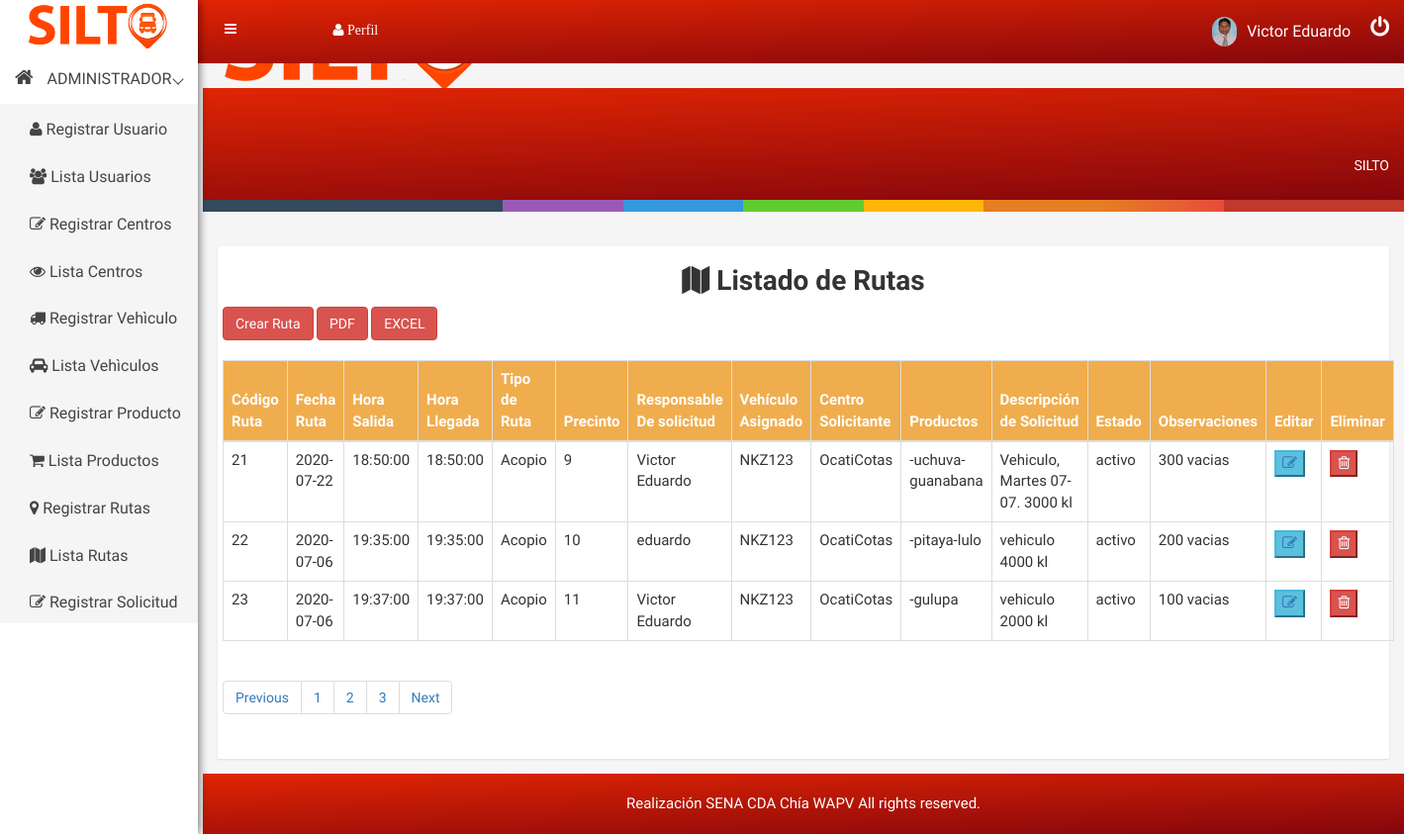
The app's page /ruta (signed in) with its own data.
### tables this page shows
CREATE TABLE `rutas` (
  `id_ruta` int(11) NOT NULL COMMENT 'Identificación de ruta',
  `fecha_ruta` date NOT NULL COMMENT 'Fecha de ruta',
  `hora_salida` time NOT NULL COMMENT 'hora de salida de vehículo de centro',
  `hora_llegada` time NOT NULL COMMENT 'hora de llegada de vehículo a centro',
  `tipo_ruta` varchar(15) NOT NULL COMMENT 'Tipo de ruta solocitada.',
  `precinto` varchar(20) NOT NULL COMMENT 'Numero de presinto del tipo de ruta solicitada.',
  `identificacion` bigint(12) NOT NULL COMMENT 'Identificación de usuario',
  `placa` varchar(11) NOT NULL COMMENT 'Numero de placa de vehiculo.',
  `id_centro` int(11) NOT NULL COMMENT 'Id de centro dirigido la ruta.',
  `variedad_productos` varchar(250) NOT NULL COMMENT 'productos en ruta',
  `id_solicitud` int(11) NOT NULL COMMENT 'id de solicitud',
  `estado` varchar(10) NOT NULL COMMENT 'activa o cancelada',
  `observaciones` varchar(250) NOT NULL COMMENT 'Observaciones de la ruta'
);

CREATE TABLE `usuario` (
  `identificacion` bigint(12) NOT NULL COMMENT 'Identificacion de user',
  `nombre` varchar(20) NOT NULL COMMENT 'Nombre de usuario',
  `apellido` varchar(22) NOT NULL COMMENT 'Apellido  de usuario',
  `email` varchar(38) NOT NULL COMMENT 'Email usuario',
  `telefono` varchar(14) NOT NULL COMMENT 'Numero de celular',
  `whatsapp` varchar(2) NOT NULL COMMENT 'Whatsapp',
  `cargo` varchar(13) NOT NULL COMMENT 'Rol de usuario',
  `estado` varchar(9) NOT NULL COMMENT 'Estado del Usuario',
  `fecha_ingreso` date NOT NULL DEFAULT current_timestamp() COMMENT 'Fecha de ingreso usuario.',
  `foto` varchar(300) NOT NULL COMMENT 'Foto de usuario',
  `pass` varchar(255) NOT NULL COMMENT 'Clave de email.'
);

CREATE TABLE `centro` (
  `id_centro` int(11) NOT NULL COMMENT 'Id de centro',
  `nombre` varchar(25) NOT NULL COMMENT 'Nombre  de centro',
  `email` varchar(50) NOT NULL COMMENT 'Email centro',
  `telefono` bigint(14) NOT NULL COMMENT 'Numero cel centro',
  `whatsapp` varchar(2) DEFAULT NULL COMMENT 'Whatsapp de centro',
  `departamento` varchar(25) NOT NULL COMMENT 'Departamento de centro',
  `ciudad` varchar(25) NOT NULL COMMENT 'Ciudad de centro',
  `tipo_centro` varchar(15) NOT NULL COMMENT 'centro o bodega',
  `direccion` varchar(30) NOT NULL COMMENT 'direccion del centro o Bodega',
  `identificacion` bigint(12) NOT NULL COMMENT 'Encargado de centro'
);

CREATE TABLE `solicitud` (
  `id_solicitud` int(11) NOT NULL COMMENT 'Id de la solicitud para la ruta.',
  `fecha_solicitud` date NOT NULL COMMENT 'Fecha de la solicitudde ruta.',
  `descripcion` varchar(250) NOT NULL COMMENT 'Descripcion de la ruta solicitada.',
  `id_centro` int(11) NOT NULL COMMENT 'Centro solicitante',
  `identificacion` bigint(12) NOT NULL COMMENT 'Nombre del encargado de centro.'
);

### libs/view.php (called while the page is built, shortened)
<?php
class View{
    function render($nombre){
        require 'views/' . $nombre . '.php';
    }
}
?>

### controllers/ruta.php (called while the page is built, shortened)
<?php
    class Ruta extends Controller{
        function __construct(){
            $this->view->mensaje="";
        }
        function render(){
            $rutas = $this->view->datos = $this->model->read();
            $this->view->rutas = $rutas;
            $this->view->render('admin/listaruta');
        }
    }
?>

### index.php (called while the page is built, shortened)
<?php
    require 'libs/database.php';
    require 'libs/view.php';
    $app = new App();
?>

### models/rutamodel.php (called while the page is built, shortened)
<?php
    include_once('models/ruta.php');
    class RutaModel extends Model{
        public function read(){
            $items = [];
            try{
                $query = $this->db->connect()->query('SELECT
                rut.id_ruta, rut.fecha_ruta, rut.hora_salida, rut.hora_llegada, rut.tipo_ruta, rut.precinto, usu.nombre as nombreConductor, rut.placa, cent.nombre as nombreCentro, rut.variedad_productos, sol.descripcion as descripcionSolicitud, rut.estado, rut.observaciones
                FROM rutas as rut
                INNER JOIN usuario as usu on usu.identificacion=rut.identificacion
                INNER JOIN centro as cent on cent.id_centro=rut.id_centro
                INNER JOIN solicitud as sol on sol.id_solicitud=rut.id_solicitud
                ');
                while($row = $query->fetch()){
                    $item = new RutaDAO();
                    $item->id_ruta            = $row['id_ruta'];
                    $item->fecha_ruta         = $row['fecha_ruta'];
                    $item->hora_salida        = $row['hora_salida'];
                    $item->hora_llegada       = $row['hora_llegada'];
                    $item->tipo_ruta          = $row['tipo_ruta'];
                    $item->precinto           = $row['precinto'];
                    $item->identificacion     = $row['nombreConductor'];
                    $item->placa              = $row['placa'];
                    $item->id_centro          = $row['nombreCentro'];
                    $item->variedad_productos = $row['variedad_productos'];
                    $item->id_solicitud       = $row['descripcionSolicitud'];
                    $item->estado       = $row['estado'];
                    $item->observaciones      = $row['observaciones'];
                    array_push($items, $item);
                }
                return $items;
            }catch(PDOException $e){
            if(constant("DEBUG")){
                echo $e->getMessage();
            }
                return [];
            }
        }
    }
?>

### libs/database.php (called while the page is built)
<?php
class Database{
    private $host;
    private $db;
    private $user;
    private $password;
    private $charset;
    public function __construct(){
        $this->host     = constant('HOST');
        $this->db       = constant('DB');
        $this->user     = constant('USER');
        $this->password = constant('PASSWORD');
        $this->charset  = constant('CHARSET');
    }
    function connect(){
        try{
            $connection = "mysql:host=" . $this->host . ";dbname=" . $this->db . ";charset=" . $this->charset;
            $options = [
                PDO::ATTR_ERRMODE            => PDO::ERRMODE_EXCEPTION,
                PDO::ATTR_EMULATE_PREPARES   => false,
            ];
            $pdo = new PDO($connection, $this->user, $this->password, $options);
            return $pdo;
        }catch(PDOException $e){
            print_r('Error connection: ' . $e->getMessage());
        }
    }
}
?>

### views/admin/listaruta.php (the view, shortened to what this page needs)
<!DOCTYPE html>
<html lang="es">
<head>
<?php require 'views/head.php'; ?>
</head>
<body>
    <?php require 'views/header.php'; ?>
    <div class="product-status mg-tb-15">
        <div class="container-fluid">
            <div class="row">
                <div class="col-lg-12 col-md-12 col-sm-12 col-xs-12">
                    <div class="product-status-wrap">
                        <div id="main" class="container-xs">
                            <h1 class="text-center"><i class="fa fa-map" aria-hidden="true"></i> Listado de Rutas</h1>
                            <div class="row">
                            <button type="button" class="btn btn-danger" onClick='window.location.assign("<?php echo constant('URL'); ?>/ruta/crear")'>Crear Ruta</button>
                            <button type="button" class="btn btn-danger" onClick='window.location.assign("<?php echo constant('URL'); ?>public/pdf/ruta.php")'>PDF</button>
                            <button type="button" class="btn btn-danger" onClick='window.location.assign("<?php echo constant('URL'); ?>public/excel/functions/ruta/createExcel.php")'>EXCEL</button>
                            </div><br>
                            <div class="row">
                                <table id="tabla" class="table table-hover table table-bordered">
                                    <thead class="thead-dark">
                                        <tr class="text-center btn-warning">
                                            <th  scope="col">Código Ruta</th>
                                            <th  scope="col">Fecha Ruta</th>
                                            <th  scope="col">Hora Salida</th>
                                            <th  scope="col">Hora Llegada</th>
                                            <th  scope="col">Tipo de Ruta</th>
                                            <th  scope="col">Precinto</th>
                                            <th  scope="col">Responsable De solicitud</th>
                                            <th  scope="col">Vehículo Asignado</th>
                                            <th  scope="col">Centro Solicitante</th>
                                            <th  scope="col">Productos</th>
                                            <th  scope="col">Descripción de Solicitud</th>
                                            <th  scope="col">Estado</th>
                                            <th  scope="col">Observaciones</th>
                                            <th  scope="col">Editar</th>
                                            <th  scope="col">Eliminar</th>
                                        </tr>
                                    </thead>
                                    <tbody id="tbody-data">
                                <?php
                                    include_once 'models/ruta.php';
                                    if(count($this->rutas)>0){
                                        foreach ($this->rutas as $row) {
                                            $ruta = $row;
                                ?>
                                            <tr id="fila-<?php echo $ruta->id_ruta; ?>">
                                                <td><?php echo $ruta->id_ruta; ?></td>
                                                <td><?php echo $ruta->fecha_ruta; ?></td>
                                                <td><?php echo $ruta->hora_salida; ?></td>
                                                <td><?php echo $ruta->hora_llegada; ?></td>
                                                <td><?php echo $ruta->tipo_ruta; ?></td>
                                                <td><?php echo $ruta->precinto; ?></td>
                                                <td><?php echo $ruta->identificacion; ?></td>
                                                <td><?php echo $ruta->placa; ?></td>
                                                <td><?php echo $ruta->id_centro; ?></td>
                                                <td><?php echo $ruta->variedad_productos; ?></td>
                                                <td><?php echo $ruta->id_solicitud; ?></td>
                                                <td><?php echo $ruta->estado; ?></td>
                                                <td><?php echo $ruta->observaciones; ?></td>
                                                <td><button class="btn-info"><a href="<?php echo constant('URL') . 'ruta/leer/' . $ruta->id_ruta; ?>"><i class="fa fa-pencil-square-o" aria-hidden="true"></i></a></button></td>
                                                <td><button class="bEliminar btn-danger" data-url="<?php echo constant('URL');?>" data-controlador="ruta" data-accion="eliminar" data-id="<?php echo $ruta->id_ruta; ?>"><i class="fa fa-trash-o" aria-hidden="true"></button></td>
                                            </tr>
                                <?php
                                        }
                                    }else{
                                ?>
                                    <tr><td colspan="6" class="text-center">NO HAY CENTROS RUTAS DISPONIBLES</td></tr>
                                <?php
                                    }
                                ?>
                                    </tbody>
                                </table>
                                <div class="custom-pagination">
                                    <nav aria-label="Page navigation example">
                                        <ul class="pagination">
                                            <li class="page-item"><a class="page-link" href="#">Previous</a></li>
                                            <li class="page-item"><a class="page-link" href="#">1</a></li>
                                            <li class="page-item"><a class="page-link" href="#">2</a></li>
                                            <li class="page-item"><a class="page-link" href="#">3</a></li>
                                            <li class="page-item"><a class="page-link" href="#">Next</a></li>
                                        </ul>
                                    </nav>
                                </div>
                            </div>
                        </div>
                    </div>
                </div>
            </div>
        </div>
    </div>
    <?php require 'views/footer.php'; ?>
</body>
</html>

### public/css/main.css (style rules this page uses)
html { color: #222; font-size: 1em; line-height: 1.4; }

### public/css/style.css (style rules this page uses)
html, body { height: 100%; font-family: 'Play', sans-serif;font-weight:400;background:#f5f5f5; }
h1, h2, h3, h4, h5, h6 { margin: 0 0 10px; font-weight:700; }
a { transition: all 0.3s ease 0s;text-decoration:none; }
a:visited, a:link, a:active { text-decoration: none; }
ul { list-style: outside none none; margin: 0; padding: 0 }
.mg-tb-15 { margin:15px 0px; }
.product-sales-chart, .analytics-info-cs, .tranffic-als-inner, .analytics-rounded, .single-new-trend, .personal-info-wrap, .author-widgets-single, .calender-inner, .product-status-wrap, .review-tab-pro-inner, .income-dashone-total, .analytics-adminpro-wrap, .analytics-sparkle-line, .analysis-progrebar, .sparkline8-list, .sparkline9-list, .sparkline7-list, .sparkline10-list, .sparkline12-list, .sparkline13-list, .sparkline14-list, .sparkline13-list, .sparkline11-list, .x-editable-list, .code-editor-single, .blog-details-inner, .charts-single-pro, .about-sparkline, .sparkline-list, .button-ad-wrap, .tab-content-details, .sparkline16-list, .sparkline15-list, .tinymce-single { padding:20px; background:#fff; -webkit-box-shadow: 0px 1px 2px 0px rgba(0, 0, 0, 0.1); box-shadow: 0px 1px 2px 0px rgba(0, 0, 0, 0.1); }
.product-status-wrap table { width: 100%; }
.product-status-wrap table th { padding: 20px 5px; vertical-align: top; border-top: 1px solid #e9ecef; }
.product-status-wrap table th { vertical-align: bottom; border-bottom: 2px solid #e9ecef; }
.product-status-wrap th, .product-status-wrap td { padding: 10px; text-align: left; font-size: 15px; }
.product-status-wrap table td { padding: 9px 7px; border-top: 1px solid #e9ecef; }

### records on screen
rutas: id_ruta "21", fecha_ruta "2020-07-22", hora_salida "18:50:00", hora_llegada "18:50:00", tipo_ruta "Acopio", precinto "9", identificacion.nombre "Victor Eduardo", placa "NKZ123", id_centro.nombre "OcatiCotas", variedad_productos "-uchuva-guanabana", id_solicitud.descripcion "Vehiculo, Martes 07-07. 3000 kl", estado "activo", observaciones "300 vacias"
rutas: id_ruta "22", fecha_ruta "2020-07-06", hora_salida "19:35:00", hora_llegada "19:35:00", tipo_ruta "Acopio", precinto "10", identificacion.nombre "eduardo", placa "NKZ123", id_centro.nombre "OcatiCotas", variedad_productos "-pitaya-lulo", id_solicitud.descripcion "vehiculo 4000 kl", estado "activo", observaciones "200 vacias"
rutas: id_ruta "23", fecha_ruta "2020-07-06", hora_salida "19:37:00", hora_llegada "19:37:00", tipo_ruta "Acopio", precinto "11", identificacion.nombre "Victor Eduardo", placa "NKZ123", id_centro.nombre "OcatiCotas", variedad_productos "-gulupa", id_solicitud.descripcion "vehiculo 2000 kl", estado "activo", observaciones "100 vacias"

### other values on screen
$_SESSION['cargo'] "ADMINISTRADOR"
$_SESSION['nombre'] "Victor Eduardo"
